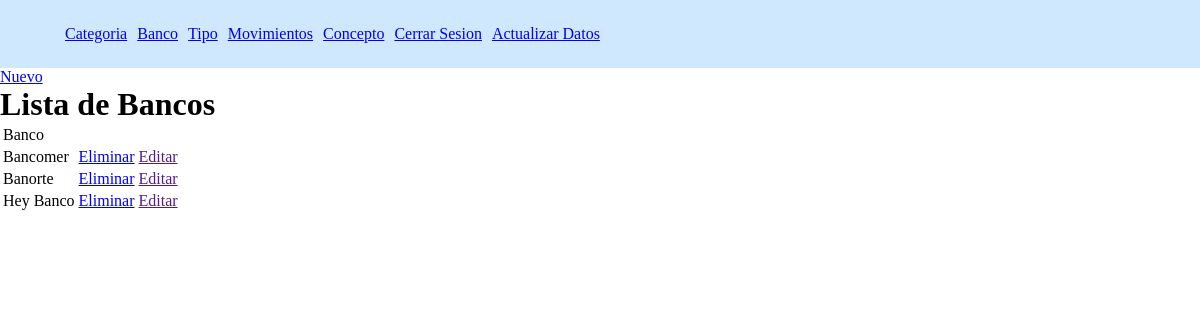
/list-banco, run on an earlier commit of the app's database.
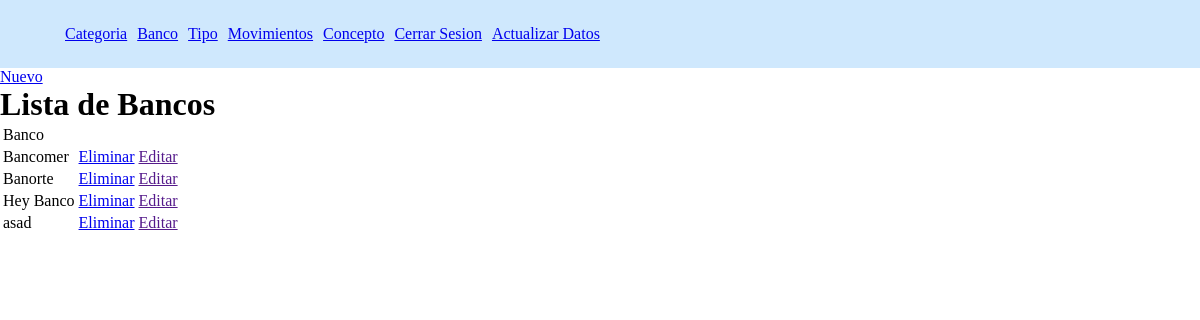
And on a later commit of the database.
### Gastos/models.py (models this page shows, shortened)
class Banco(models.Model):
    banco = models.CharField("Banco",max_length=30)

### Gastos/views.py (the view)
# urls.py: path('list-banco',views.getbanco,name='getBanco'),
def getbanco(request):
    banco = Banco.objects.all()
    return render(request,'banco/getBanco.html',{'banco':banco})

### templates/banco/getBanco.html
{% extends "index.html" %}
{% block cuerpo %}
    <a href="{%url 'createBanco'%}">Nuevo</a>
    <h1>Lista de Bancos</h1>
    <table>
        <thead>
            <tr>
                <td>Banco</td>
                <td></td>
                <td></td>
            </tr>
        </thead>
        <tbody>
            {% for e in banco  %}
            <tr>
                <td>{{e.banco}}</td>
                <td><a href="{%url 'deleteBanco' e.id%}">Eliminar</a></td>
                <td><a href="">Editar</a></td>
            </tr>
            {% endfor %}
        </tbody>
    </table>
{% endblock cuerpo%}

What changed in the data, as far as the page shows it:
added Banco: banco "asad"
